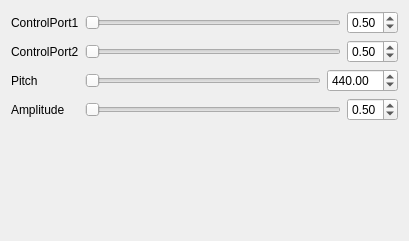
<?xml version="1.0" encoding="UTF-8"?>
<ui version="4.0">
 <class>Form</class>
 <widget class="QWidget" name="Form">
  <property name="geometry">
   <rect>
    <x>0</x>
    <y>0</y>
    <width>409</width>
    <height>241</height>
   </rect>
  </property>
  <property name="windowTitle">
   <string>Form</string>
  </property>
  <layout class="QFormLayout" name="formLayout">
   <property name="fieldGrowthPolicy">
    <enum>QFormLayout::AllNonFixedFieldsGrow</enum>
   </property>
   <item row="0" column="0">
    <widget class="QLabel" name="label_1">
     <property name="text">
      <string>ControlPort1</string>
     </property>
    </widget>
   </item>
   <item row="0" column="1">
    <layout class="QHBoxLayout" name="horizontalLayout">
     <item>
      <widget class="QSlider" name="horizontalSlider_5">
       <property name="orientation">
        <enum>Qt::Horizontal</enum>
       </property>
       <property name="control" stdset="0">
        <string/>
       </property>
      </widget>
     </item>
     <item>
      <widget class="QDoubleSpinBox" name="doubleSpinBox_1">
       <property name="minimum">
        <double>0.000000000000000</double>
       </property>
       <property name="maximum">
        <double>1.000000000000000</double>
       </property>
       <property name="singleStep">
        <double>0.050000000000000</double>
       </property>
       <property name="value">
        <double>0.500000000000000</double>
       </property>
       <property name="clam_property" stdset="0">
        <string>myprocesing.incontrol0</string>
       </property>
       <property name="clamProcessing" stdset="0">
        <string>myprocessing</string>
       </property>
       <property name="clamInControl" stdset="0">
        <string>output</string>
       </property>
       <property name="clamLv2Port" stdset="0">
        <UInt>0</UInt>
       </property>
      </widget>
     </item>
    </layout>
   </item>
   <item row="1" column="0">
    <widget class="QLabel" name="label_2">
     <property name="text">
      <string>ControlPort2</string>
     </property>
    </widget>
   </item>
   <item row="1" column="1">
    <layout class="QHBoxLayout" name="horizontalLayout_2">
     <item>
      <widget class="QSlider" name="horizontalSlider_3">
       <property name="orientation">
        <enum>Qt::Horizontal</enum>
       </property>
       <property name="control" stdset="0">
        <string/>
       </property>
      </widget>
     </item>
     <item>
      <widget class="QDoubleSpinBox" name="doubleSpinBox_2">
       <property name="minimum">
        <double>0.000000000000000</double>
       </property>
       <property name="maximum">
        <double>1.000000000000000</double>
       </property>
       <property name="singleStep">
        <double>0.050000000000000</double>
       </property>
       <property name="value">
        <double>0.500000000000000</double>
       </property>
       <property name="clam_property" stdset="0">
        <string>myprocesing.incontrol1</string>
       </property>
       <property name="clamProcessing" stdset="0">
        <string>myprocessing</string>
       </property>
       <property name="clamInControl" stdset="0">
        <string>output</string>
       </property>
       <property name="clamLv2Port" stdset="0">
        <UInt>1</UInt>
       </property>
      </widget>
     </item>
    </layout>
   </item>
   <item row="2" column="0">
    <widget class="QLabel" name="label_3">
     <property name="text">
      <string>Pitch</string>
     </property>
    </widget>
   </item>
   <item row="2" column="1">
    <layout class="QHBoxLayout" name="horizontalLayout_3">
     <item>
      <widget class="QSlider" name="horizontalSlider_2">
       <property name="orientation">
        <enum>Qt::Horizontal</enum>
       </property>
       <property name="control" stdset="0">
        <string/>
       </property>
      </widget>
     </item>
     <item>
      <widget class="QDoubleSpinBox" name="doubleSpinBox_3">
       <property name="minimum">
        <double>20.000000000000000</double>
       </property>
       <property name="maximum">
        <double>2000.000000000000000</double>
       </property>
       <property name="singleStep">
        <double>1.000000000000000</double>
       </property>
       <property name="value">
        <double>440.000000000000000</double>
       </property>
       <property name="clam_property" stdset="0">
        <string>myprocesing.incontrol2</string>
       </property>
       <property name="clamProcessing" stdset="0">
        <string>myprocessing</string>
       </property>
       <property name="clamInControl" stdset="0">
        <string>output</string>
       </property>
       <property name="clamLv2Port" stdset="0">
        <UInt>2</UInt>
       </property>
      </widget>
     </item>
    </layout>
   </item>
   <item row="3" column="0">
    <widget class="QLabel" name="label_4">
     <property name="text">
      <string>Amplitude</string>
     </property>
    </widget>
   </item>
   <item row="3" column="1">
    <layout class="QHBoxLayout" name="horizontalLayout_4">
     <item>
      <widget class="QSlider" name="horizontalSlider_1">
       <property name="orientation">
        <enum>Qt::Horizontal</enum>
       </property>
       <property name="control" stdset="0">
        <string/>
       </property>
      </widget>
     </item>
     <item>
      <widget class="QDoubleSpinBox" name="doubleSpinBox_4">
       <property name="minimum">
        <double>0.000000000000000</double>
       </property>
       <property name="maximum">
        <double>1.000000000000000</double>
       </property>
       <property name="singleStep">
        <double>0.050000000000000</double>
       </property>
       <property name="value">
        <double>0.500000000000000</double>
       </property>
       <property name="clam_property" stdset="0">
        <string>myprocesing.incontrol3</string>
       </property>
       <property name="clamProcessing" stdset="0">
        <string>myprocessing</string>
       </property>
       <property name="clamInControl" stdset="0">
        <string>output</string>
       </property>
       <property name="clamLv2Port" stdset="0">
        <UInt>3</UInt>
       </property>
      </widget>
     </item>
    </layout>
   </item>
  </layout>
 </widget>
 <resources/>
 <connections/>
</ui>
